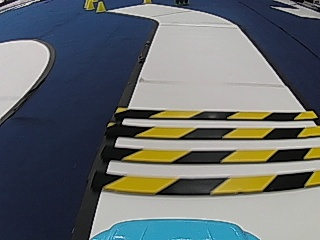
#> input picture works/6.4/Part3/data_detection/Images/10.jpg, 320 x 240 px; its folder holds only this picture in this run
$ python pre.py
#> lines starting #> are read from the running program, lines starting #| are printed output that depends on the picture
import os
import random
from PIL import Image

# 设置图像数据集的路径和保存预处理后图像的路径
dataset_path = './Images'
output_path = './outputImages'

# 定义裁剪和旋转的参数范围
crop_width = 240
crop_height = 180
rotation_angle_range = (-10, 10)

# 遍历图像数据集中的每个图像文件
for filename in os.listdir(dataset_path):
    if filename.endswith('.jpg') or filename.endswith('.png'):
        # 拼接图像文件的完整路径
        image_path = os.path.join(dataset_path, filename)

        # 打开图像文件
        image = Image.open(image_path)
#> image is the input picture: PIL image 320x240 RGB; mean R, G, B 103.1, 108.5, 110.2

        # 随机裁剪
        image_width, image_height = image.size
#> image_width = 320; image_height = 240
        x = random.randint(0, image_width - crop_width)
#> x = 49
        y = random.randint(0, image_height - crop_height)
#> y = 48
        cropped_image = image.crop((x, y, x + crop_width, y + crop_height))
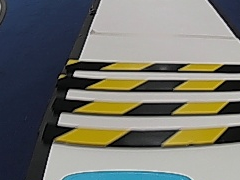
#> cropped_image: PIL image 240x180 RGB; mean R, G, B 116.7, 117.5, 110.5

        # 保存裁剪后的图像
        cropped_output_filename = os.path.join(output_path, 'cropped_' + filename)
        cropped_image.save(cropped_output_filename)

        # 镜像
        mirrored_image = image.transpose(Image.FLIP_LEFT_RIGHT)
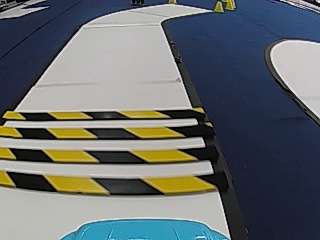
#> mirrored_image: PIL image 320x240 RGB; mean R, G, B 103.1, 108.5, 110.2

        # 保存镜像后的图像
        mirrored_output_filename = os.path.join(output_path, 'mirrored_' + filename)
        mirrored_image.save(mirrored_output_filename)

        # 随机旋转
        angle = random.randint(rotation_angle_range[0], rotation_angle_range[1])
        rotated_image = cropped_image.rotate(angle)
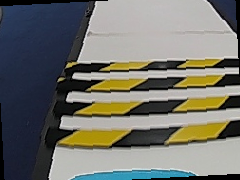
#> rotated_image: PIL image 240x180 RGB; mean R, G, B 114.2, 114.8, 107.6

        # 保存旋转后的图像
        rotated_output_filename = os.path.join(output_path, 'rotated_' + filename)
        rotated_image.save(rotated_output_filename)

$ run again, on works/6.4/Part3/data_detection/Images/16.jpg
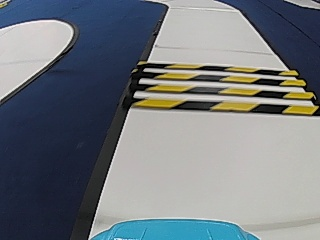
#> input picture works/6.4/Part3/data_detection/Images/16.jpg, 320 x 240 px
#> image is the input picture: PIL image 320x240 RGB; mean R, G, B 116, 122, 127.2
#> `mirrored_image = image.transpose(Image.FLIP_LEFT_RIGHT)`:
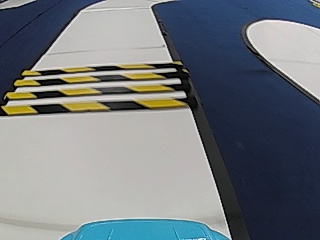
#> mirrored_image: PIL image 320x240 RGB; mean R, G, B 116, 122, 127.2
#> `rotated_image = cropped_image.rotate(angle)`:
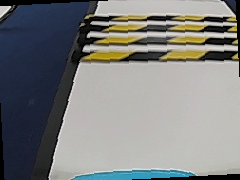
#> rotated_image: PIL image 240x180 RGB; mean R, G, B 126, 127.9, 127.2
